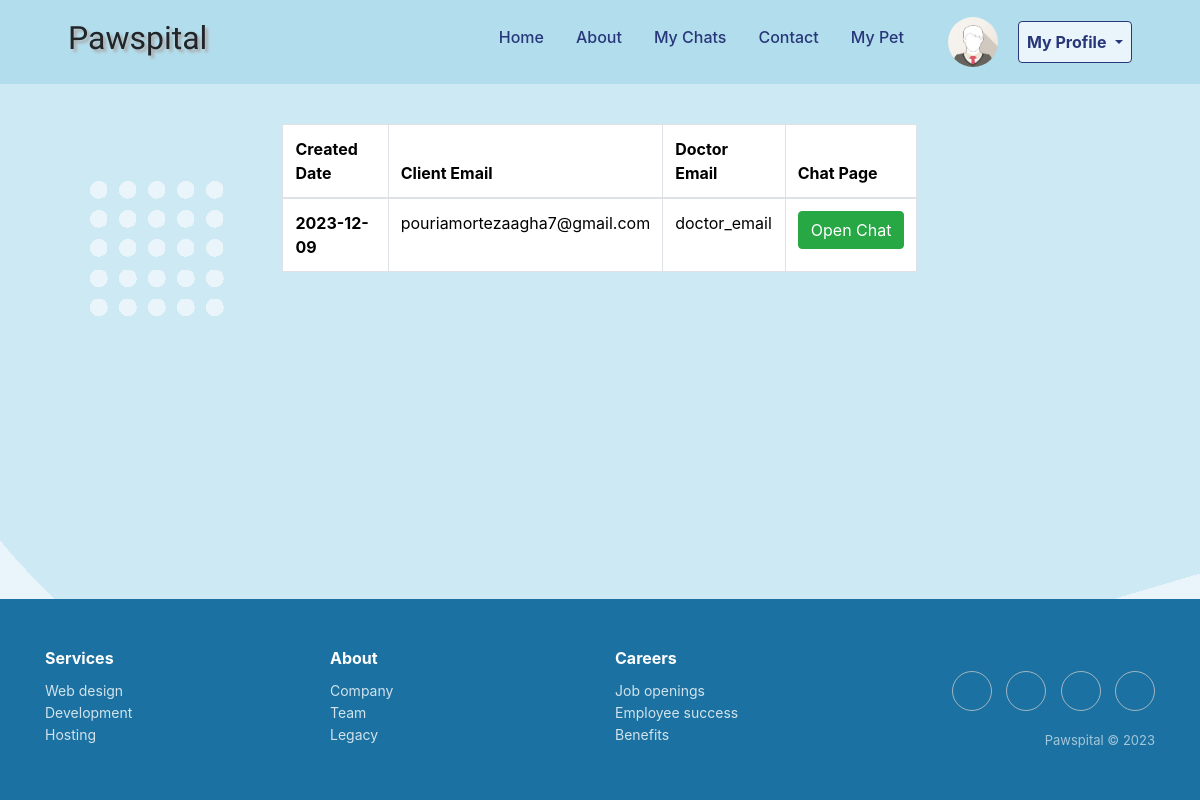
Before: /my_chats (signed in) with the older database file.
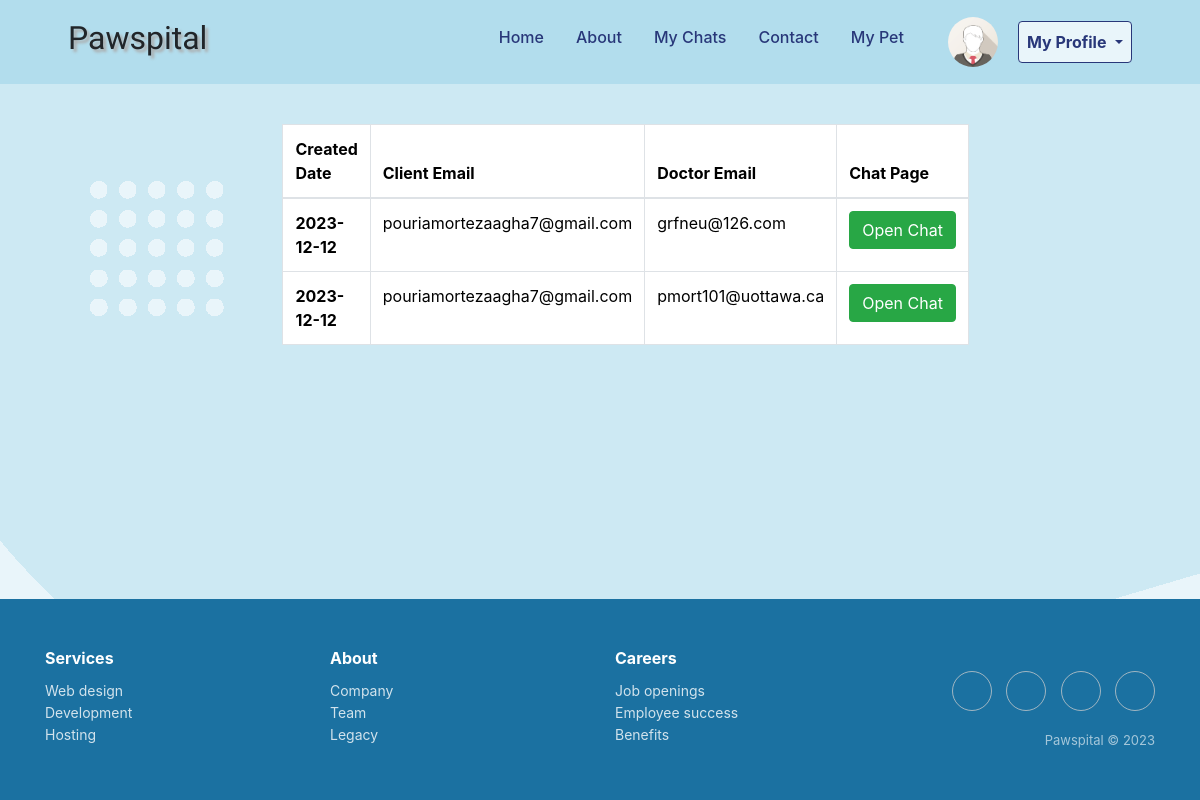
After: the same page with the newer database file.
### app/models/paid_chats.py (models this page shows, shortened)
class PaidChats(db.Model):
    id = db.Column(db.Integer, primary_key=True)
    user = db.Column(db.String(100))
    doctor_email = db.Column(db.String(100))
    timestamp = db.Column(db.DateTime, default=datetime.utcnow)

### app/main/routes.py (the view)
@bp.route('/my_chats')
@login_required
def my_chats():
    paid_chats = PaidChats.query.filter_by(user=session['email']).order_by(PaidChats.timestamp).all()
    return render_template('paid_chats.html', paid_chats=paid_chats)

### app/templates/paid_chats.html
{% extends 'base.html' %}
{% block content %}
    <div class="row mt-2">
        <div class="col-md-10 offset-lg-1">
            <table class="table table-bordered">
                <thead>
                <tr>
                    <th scope="col">Created Date</th>
                    <th scope="col">Client Email</th>
                    <th scope="col">Doctor Email</th>
                    <th scope="col">Chat Page</th>
                </tr>
                </thead>
                <tbody>
                    {% for paid_chat in paid_chats %}
                        <tr>
                            <th scope="row">{{ paid_chat.timestamp.strftime("%Y-%m-%d") }}</th>
                            <td>{{ paid_chat.user }}</td>
                            <td>{{ paid_chat.doctor_email }}</td>
                            <td><a href="{{ url_for('chat.paid_room') }}"><button type="button" class="btn btn-success">Open Chat</button></a></td>
                        </tr>
                    {% endfor %}
                </tbody>
            </table>
        </div>
    </div>
{% endblock %}

### app/templates/base.html (shortened to what this page needs)
<!DOCTYPE html>
<html lang="en">
    <head>
        <link href="/static/styles.css" rel="stylesheet"/>
        <link href="https://cdn.jsdelivr.net/npm/bootstrap@5.3.2/dist/css/bootstrap.min.css" rel="stylesheet">
        <link rel="stylesheet" href="https://maxcdn.bootstrapcdn.com/font-awesome/4.7.0/css/font-awesome.min.css">
        <link rel="stylesheet"
              href="https://cdnjs.cloudflare.com/ajax/libs/twitter-bootstrap/4.1.3/css/bootstrap.min.css">
        <link rel="stylesheet" href="https://cdnjs.cloudflare.com/ajax/libs/ionicons/2.0.1/css/ionicons.min.css">
    </head>
    <body>
    <div class="page-container">
        <div class="content-wrap">
            <nav class="navbar navbar-expand-lg navbar-light sticky-top custom-navbar">
                <div class="container-fluid mx-5 p-1">
                    <div><h2 class="font-effect-shadow-multiple"
                             style="font-family:Sofia;text-shadow: 3px 3px 3px #ababab;">Pawspital</h2></div>
                    <div class="collapse navbar-collapse justify-content-end mx-4" id="navbarNav">
                        {% if current_user.is_authenticated %}
                            <ul class="navbar-nav">
                                <li class="nav-item">
                                    <a class="nav-link px-3" href="{{ url_for('main.index') }}"><h6>Home</h6></a>
                                </li>
                                <li class="nav-item">
                                    <a class="nav-link px-3" href="{{ url_for('main.about') }}"><h6>About</h6></a>
                                </li>
                                <li class="nav-item">
                                    <a class="nav-link px-3" href="{{ url_for('main.my_chats') }}"><h6>My Chats</h6></a>
                                </li>
                                <li class="nav-item">
                                    <a class="nav-link px-3" href="{{ url_for('main.contact') }}"><h6>Contact</h6></a>
                                </li>
                                <li class="nav-item">
                                    <a class="nav-link px-3" href="{{ url_for('pet_profile.pet_profile') }}"><h6>My
                                        Pet</h6></a>
                                </li>
                            </ul>
                            </div>
                            <a class="navbar-brand px-1" href="{{ url_for('user_profile.user_profile') }}"><img
                                    src="/static/logo.png" alt="Avatar Logo" style="width:50px;"
                                    class="rounded-pill"></a>
                            <div class="dropdown">
                                <button type="button" class="btn btn-primary dropdown-toggle p-2"
                                        data-bs-toggle="dropdown">
                                    <strong>My Profile</strong>
                                </button>
                            </div>
                        {% endif %}
                </div>
            </nav>
            <section class="py-xxl-10 pb-0" id="home">
                <div class="container-fluid mt-3">
                    <div class="row">
                        <div class="col-lg-2"></div>
                        <div class="col-lg-8 p-3" style="min-height: 320px;">
                            {% block content %} {% endblock %}
                        </div>
                        <div class="col-lg-2"></div>
                    </div>
                </div>
            </section>
        </div>
        <div class="footer-clean">
            <footer>
                <div class="container">
                    <div class="row justify-content-center">
                        <div class="col-sm-4 col-md-3 item">
                            <h3>Services</h3>
                            <ul>
                                <li><a href="#">Web design</a></li>
                                <li><a href="#">Development</a></li>
                                <li><a href="#">Hosting</a></li>
                            </ul>
                        </div>
                        <div class="col-sm-4 col-md-3 item">
                            <h3>About</h3>
                            <ul>
                                <li><a href="#">Company</a></li>
                                <li><a href="#">Team</a></li>
                                <li><a href="#">Legacy</a></li>
                            </ul>
                        </div>
                        <div class="col-sm-4 col-md-3 item">
                            <h3>Careers</h3>
                            <ul>
                                <li><a href="#">Job openings</a></li>
                                <li><a href="#">Employee success</a></li>
                                <li><a href="#">Benefits</a></li>
                            </ul>
                        </div>
                        <div class="col-lg-3 item social">
                            <a href="#"></a>
                            <a href="#"></a>
                            <a href="#"></a>
                            <a href="#"></a>
                            <p class="copyright">Pawspital © 2023</p>
                        </div>
                    </div>
                </div>
            </footer>
        </div>
    </div>
    </body>
</html>

### app/static/styles.css (style rules this page uses)
* { margin: 0; padding: 0; box-sizing: border-box; }
html, body { min-height: 100%; height: auto; }
body { background: url('hero-bg.png') no-repeat scroll, #e9f5fa !important; background-size: 100% auto; }
.custom-navbar { background-color: #b2dded; }
.nav-link { color: #283779 !important; }
.btn-primary { background-color: #e9f5fa !important; border-color: #283779 !important; color: #283779 !important; }
.footer-clean { padding: 50px 0; background-color: #1b71a1; color: white; }
.footer-clean h3 { margin-top: 0; margin-bottom: 12px; font-weight: bold; font-size: 16px; }
.footer-clean ul { padding: 0; list-style: none; line-height: 1.6; font-size: 14px; margin-bottom: 0; }
.footer-clean ul a { color: inherit; text-decoration: none; opacity: 0.8; }
.footer-clean .item.social { text-align: right; }
.footer-clean .item.social > a { font-size: 24px; width: 40px; height: 40px; line-height: 40px; display: inline-block; text-align: center; border-radius: 50%; border: 1px solid #ccc; margin-left: 10px; margin-top: 22px; color: inherit; opacity: 0.75; }
.footer-clean .copyright { margin-top: 14px; margin-bottom: 0; font-size: 13px; opacity: 0.6; }
.page-container { display: flex; flex-direction: column; min-height: 100vh; }
.content-wrap { flex: 1; }

Changed rows visible on the page:
changed PaidChats: timestamp "2023-12-09" → "2023-12-12"; doctor_email "doctor_email" → "grfneu@126.com"
added PaidChats: timestamp "2023-12-12", user "pouriamortezaagha7@gmail.com", doctor_email "pmort101@uottawa.ca"
